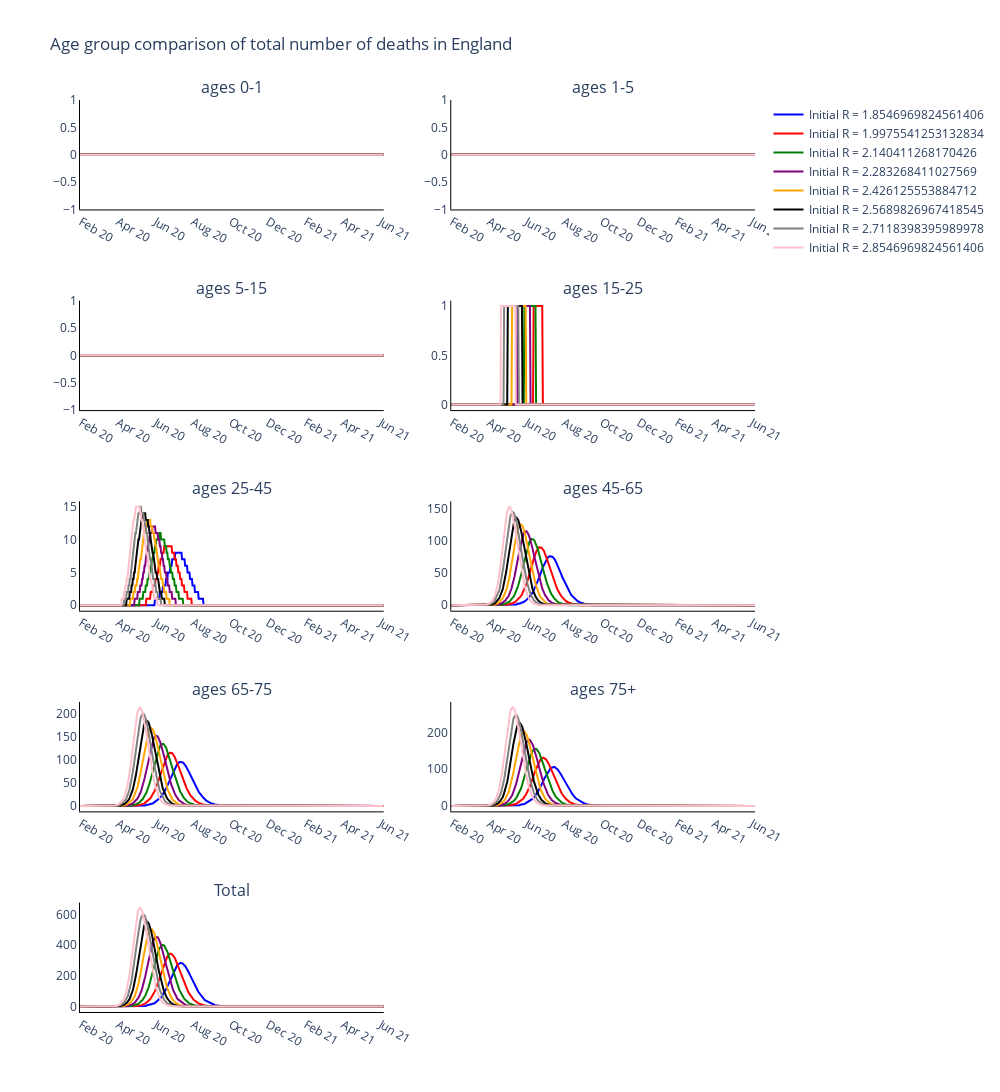

The notebook cell this image was saved under:
### Code cell
# Trace names - represent the solver used for the simulation
trace_name = ['Initial R = {}'.format(initial_r) for initial_r in initial_rs]

fig = go.Figure()

fig = make_subplots(
    rows=int(np.ceil((len(age_groups)+1)/2)), cols=2, subplot_titles=tuple(['ages {}'.format(age) for age in age_groups] + ['Total'])
)

# Plot (bar chart cases each day)
for ir, initial_r in enumerate(initial_rs):
    for a, age in enumerate(age_groups):
        if a == 0: 
            fig.add_trace(
                go.Scatter(
                    x=times[1:],
                    y=deaths_data[ir][:, a].tolist(),
                    line_color=colours[ir],
                    name=trace_name[ir]
                ),
                row= int(np.floor(a / 2)) + 1,
                col= a % 2 + 1
            )

        else:
            fig.add_trace(
                go.Scatter(
                    x=times[1:],
                    y=deaths_data[ir][:, a].tolist(),
                    showlegend=False,
                    line_color=colours[ir],
                    name=trace_name[ir]
                ),
                row= int(np.floor(a / 2)) + 1,
                col= a % 2 + 1
            )

    fig.add_trace(
        go.Scatter(
            x=times[1:],
            y=deaths_data[ir].sum(axis=1).tolist(),
            showlegend=False,
            line_color=colours[ir],
            name=trace_name[ir]
        ),
        row= int(np.ceil((len(age_groups)+1)/2)),
        col= 1
    )

# Add axis labels
fig.update_layout(
    boxmode='group',
    title='Age group comparison of total number of deaths in England', 
    height=1200,
    width=1000,
    plot_bgcolor='white',
    xaxis=dict(
        linecolor='black',
        tickvals=np.arange(3, total_days, 61).tolist(),
        ticktext=['Feb 20', 'Apr 20', 'Jun 20', 'Aug 20', 'Oct 20', 'Dec 20', 'Feb 21', 'Apr 21', 'Jun 21']),
    yaxis=dict(linecolor='black'),
    xaxis2=dict(
        linecolor='black',
        tickvals=np.arange(3, total_days, 61).tolist(),
        ticktext=['Feb 20', 'Apr 20', 'Jun 20', 'Aug 20', 'Oct 20', 'Dec 20', 'Feb 21', 'Apr 21', 'Jun 21']),
    yaxis2=dict(linecolor='black'),
    xaxis3=dict(
        linecolor='black',
        tickvals=np.arange(3, total_days, 61).tolist(),
        ticktext=['Feb 20', 'Apr 20', 'Jun 20', 'Aug 20', 'Oct 20', 'Dec 20', 'Feb 21', 'Apr 21', 'Jun 21']),
    yaxis3=dict(linecolor='black'),
    xaxis4=dict(
        linecolor='black',
        tickvals=np.arange(3, total_days, 61).tolist(),
        ticktext=['Feb 20', 'Apr 20', 'Jun 20', 'Aug 20', 'Oct 20', 'Dec 20', 'Feb 21', 'Apr 21', 'Jun 21']),
    yaxis4=dict(linecolor='black'),
    xaxis5=dict(
        linecolor='black',
        tickvals=np.arange(3, total_days, 61).tolist(),
        ticktext=['Feb 20', 'Apr 20', 'Jun 20', 'Aug 20', 'Oct 20', 'Dec 20', 'Feb 21', 'Apr 21', 'Jun 21']),
    yaxis5=dict(linecolor='black'),
    xaxis6=dict(
        linecolor='black',
        tickvals=np.arange(3, total_days, 61).tolist(),
        ticktext=['Feb 20', 'Apr 20', 'Jun 20', 'Aug 20', 'Oct 20', 'Dec 20', 'Feb 21', 'Apr 21', 'Jun 21']),
    yaxis6=dict(linecolor='black'),
    xaxis7=dict(
        linecolor='black',
        tickvals=np.arange(3, total_days, 61).tolist(),
        ticktext=['Feb 20', 'Apr 20', 'Jun 20', 'Aug 20', 'Oct 20', 'Dec 20', 'Feb 21', 'Apr 21', 'Jun 21']),
    yaxis7=dict(linecolor='black'),
    xaxis8=dict(
        linecolor='black',
        tickvals=np.arange(3, total_days, 61).tolist(),
        ticktext=['Feb 20', 'Apr 20', 'Jun 20', 'Aug 20', 'Oct 20', 'Dec 20', 'Feb 21', 'Apr 21', 'Jun 21']),
    yaxis8=dict(linecolor='black'),
    xaxis9=dict(
        linecolor='black',
        tickvals=np.arange(3, total_days, 61).tolist(),
        ticktext=['Feb 20', 'Apr 20', 'Jun 20', 'Aug 20', 'Oct 20', 'Dec 20', 'Feb 21', 'Apr 21', 'Jun 21']),
    yaxis9=dict(linecolor='black'))

fig.write_image('images/Deaths_r.pdf')
fig.show()

### Figure 1 — Plotly figure (JSON) as saved in the notebook; plotly's stock layout.template omitted (floating-point values rounded to 4 significant figures; data arrays with more than 128 entries replaced by an {"elided": "..."} marker saying what was removed)
{"data": [{"line": {"color": "blue"}, "name": "Initial R = 1.8546969824561406", "type": "scatter", "x": {"elided": "495 int values"}, "xaxis": "x", "y": {"elided": "496 int values"}, "yaxis": "y"}, {"line": {"color": "blue"}, "name": "Initial R = 1.8546969824561406", "showlegend": false, "type": "scatter", "x": {"elided": "495 int values"}, "xaxis": "x2", "y": {"elided": "496 int values"}, "yaxis": "y2"}, {"line": {"color": "blue"}, "name": "Initial R = 1.8546969824561406", "showlegend": false, "type": "scatter", "x": {"elided": "495 int values"}, "xaxis": "x3", "y": {"elided": "496 int values"}, "yaxis": "y3"}, {"line": {"color": "blue"}, "name": "Initial R = 1.8546969824561406", "showlegend": false, "type": "scatter", "x": {"elided": "495 int values"}, "xaxis": "x4", "y": {"elided": "496 int values"}, "yaxis": "y4"}, {"line": {"color": "blue"}, "name": "Initial R = 1.8546969824561406", "showlegend": false, "type": "scatter", "x": {"elided": "495 int values"}, "xaxis": "x5", "y": {"elided": "496 int values"}, "yaxis": "y5"}, {"line": {"color": "blue"}, "name": "Initial R = 1.8546969824561406", "showlegend": false, "type": "scatter", "x": {"elided": "495 int values"}, "xaxis": "x6", "y": {"elided": "496 int values"}, "yaxis": "y6"}, {"line": {"color": "blue"}, "name": "Initial R = 1.8546969824561406", "showlegend": false, "type": "scatter", "x": {"elided": "495 int values"}, "xaxis": "x7", "y": {"elided": "496 int values"}, "yaxis": "y7"}, {"line": {"color": "blue"}, "name": "Initial R = 1.8546969824561406", "showlegend": false, "type": "scatter", "x": {"elided": "495 int values"}, "xaxis": "x8", "y": {"elided": "496 int values"}, "yaxis": "y8"}, {"line": {"color": "blue"}, "name": "Initial R = 1.8546969824561406", "showlegend": false, "type": "scatter", "x": {"elided": "495 int values"}, "xaxis": "x9", "y": {"elided": "496 int values"}, "yaxis": "y9"}, {"line": {"color": "red"}, "name": "Initial R = 1.9975541253132834", "type": "scatter", "x": {"elided": "495 int values"}, "xaxis": "x", "y": {"elided": "496 int values"}, "yaxis": "y"}, {"line": {"color": "red"}, "name": "Initial R = 1.9975541253132834", "showlegend": false, "type": "scatter", "x": {"elided": "495 int values"}, "xaxis": "x2", "y": {"elided": "496 int values"}, "yaxis": "y2"}, {"line": {"color": "red"}, "name": "Initial R = 1.9975541253132834", "showlegend": false, "type": "scatter", "x": {"elided": "495 int values"}, "xaxis": "x3", "y": {"elided": "496 int values"}, "yaxis": "y3"}, {"line": {"color": "red"}, "name": "Initial R = 1.9975541253132834", "showlegend": false, "type": "scatter", "x": {"elided": "495 int values"}, "xaxis": "x4", "y": {"elided": "496 int values"}, "yaxis": "y4"}, {"line": {"color": "red"}, "name": "Initial R = 1.9975541253132834", "showlegend": false, "type": "scatter", "x": {"elided": "495 int values"}, "xaxis": "x5", "y": {"elided": "496 int values"}, "yaxis": "y5"}, {"line": {"color": "red"}, "name": "Initial R = 1.9975541253132834", "showlegend": false, "type": "scatter", "x": {"elided": "495 int values"}, "xaxis": "x6", "y": {"elided": "496 int values"}, "yaxis": "y6"}, {"line": {"color": "red"}, "name": "Initial R = 1.9975541253132834", "showlegend": false, "type": "scatter", "x": {"elided": "495 int values"}, "xaxis": "x7", "y": {"elided": "496 int values"}, "yaxis": "y7"}, {"line": {"color": "red"}, "name": "Initial R = 1.9975541253132834", "showlegend": false, "type": "scatter", "x": {"elided": "495 int values"}, "xaxis": "x8", "y": {"elided": "496 int values"}, "yaxis": "y8"}, {"line": {"color": "red"}, "name": "Initial R = 1.9975541253132834", "showlegend": false, "type": "scatter", "x": {"elided": "495 int values"}, "xaxis": "x9", "y": {"elided": "496 int values"}, "yaxis": "y9"}, {"line": {"color": "green"}, "name": "Initial R = 2.140411268170426", "type": "scatter", "x": {"elided": "495 int values"}, "xaxis": "x", "y": {"elided": "496 int values"}, "yaxis": "y"}, {"line": {"color": "green"}, "name": "Initial R = 2.140411268170426", "showlegend": false, "type": "scatter", "x": {"elided": "495 int values"}, "xaxis": "x2", "y": {"elided": "496 int values"}, "yaxis": "y2"}, {"line": {"color": "green"}, "name": "Initial R = 2.140411268170426", "showlegend": false, "type": "scatter", "x": {"elided": "495 int values"}, "xaxis": "x3", "y": {"elided": "496 int values"}, "yaxis": "y3"}, {"line": {"color": "green"}, "name": "Initial R = 2.140411268170426", "showlegend": false, "type": "scatter", "x": {"elided": "495 int values"}, "xaxis": "x4", "y": {"elided": "496 int values"}, "yaxis": "y4"}, {"line": {"color": "green"}, "name": "Initial R = 2.140411268170426", "showlegend": false, "type": "scatter", "x": {"elided": "495 int values"}, "xaxis": "x5", "y": {"elided": "496 int values"}, "yaxis": "y5"}, {"line": {"color": "green"}, "name": "Initial R = 2.140411268170426", "showlegend": false, "type": "scatter", "x": {"elided": "495 int values"}, "xaxis": "x6", "y": {"elided": "496 int values"}, "yaxis": "y6"}, {"line": {"color": "green"}, "name": "Initial R = 2.140411268170426", "showlegend": false, "type": "scatter", "x": {"elided": "495 int values"}, "xaxis": "x7", "y": {"elided": "496 int values"}, "yaxis": "y7"}, {"line": {"color": "green"}, "name": "Initial R = 2.140411268170426", "showlegend": false, "type": "scatter", "x": {"elided": "495 int values"}, "xaxis": "x8", "y": {"elided": "496 int values"}, "yaxis": "y8"}, {"line": {"color": "green"}, "name": "Initial R = 2.140411268170426", "showlegend": false, "type": "scatter", "x": {"elided": "495 int values"}, "xaxis": "x9", "y": {"elided": "496 int values"}, "yaxis": "y9"}, {"line": {"color": "purple"}, "name": "Initial R = 2.283268411027569", "type": "scatter", "x": {"elided": "495 int values"}, "xaxis": "x", "y": {"elided": "496 int values"}, "yaxis": "y"}, {"line": {"color": "purple"}, "name": "Initial R = 2.283268411027569", "showlegend": false, "type": "scatter", "x": {"elided": "495 int values"}, "xaxis": "x2", "y": {"elided": "496 int values"}, "yaxis": "y2"}, {"line": {"color": "purple"}, "name": "Initial R = 2.283268411027569", "showlegend": false, "type": "scatter", "x": {"elided": "495 int values"}, "xaxis": "x3", "y": {"elided": "496 int values"}, "yaxis": "y3"}, {"line": {"color": "purple"}, "name": "Initial R = 2.283268411027569", "showlegend": false, "type": "scatter", "x": {"elided": "495 int values"}, "xaxis": "x4", "y": {"elided": "496 int values"}, "yaxis": "y4"}, {"line": {"color": "purple"}, "name": "Initial R = 2.283268411027569", "showlegend": false, "type": "scatter", "x": {"elided": "495 int values"}, "xaxis": "x5", "y": {"elided": "496 int values"}, "yaxis": "y5"}, {"line": {"color": "purple"}, "name": "Initial R = 2.283268411027569", "showlegend": false, "type": "scatter", "x": {"elided": "495 int values"}, "xaxis": "x6", "y": {"elided": "496 int values"}, "yaxis": "y6"}, {"line": {"color": "purple"}, "name": "Initial R = 2.283268411027569", "showlegend": false, "type": "scatter", "x": {"elided": "495 int values"}, "xaxis": "x7", "y": {"elided": "496 int values"}, "yaxis": "y7"}, {"line": {"color": "purple"}, "name": "Initial R = 2.283268411027569", "showlegend": false, "type": "scatter", "x": {"elided": "495 int values"}, "xaxis": "x8", "y": {"elided": "496 int values"}, "yaxis": "y8"}, {"line": {"color": "purple"}, "name": "Initial R = 2.283268411027569", "showlegend": false, "type": "scatter", "x": {"elided": "495 int values"}, "xaxis": "x9", "y": {"elided": "496 int values"}, "yaxis": "y9"}, {"line": {"color": "orange"}, "name": "Initial R = 2.426125553884712", "type": "scatter", "x": {"elided": "495 int values"}, "xaxis": "x", "y": {"elided": "496 int values"}, "yaxis": "y"}, {"line": {"color": "orange"}, "name": "Initial R = 2.426125553884712", "showlegend": false, "type": "scatter", "x": {"elided": "495 int values"}, "xaxis": "x2", "y": {"elided": "496 int values"}, "yaxis": "y2"}, {"line": {"color": "orange"}, "name": "Initial R = 2.426125553884712", "showlegend": false, "type": "scatter", "x": {"elided": "495 int values"}, "xaxis": "x3", "y": {"elided": "496 int values"}, "yaxis": "y3"}, {"line": {"color": "orange"}, "name": "Initial R = 2.426125553884712", "showlegend": false, "type": "scatter", "x": {"elided": "495 int values"}, "xaxis": "x4", "y": {"elided": "496 int values"}, "yaxis": "y4"}, {"line": {"color": "orange"}, "name": "Initial R = 2.426125553884712", "showlegend": false, "type": "scatter", "x": {"elided": "495 int values"}, "xaxis": "x5", "y": {"elided": "496 int values"}, "yaxis": "y5"}, {"line": {"color": "orange"}, "name": "Initial R = 2.426125553884712", "showlegend": false, "type": "scatter", "x": {"elided": "495 int values"}, "xaxis": "x6", "y": {"elided": "496 int values"}, "yaxis": "y6"}, {"line": {"color": "orange"}, "name": "Initial R = 2.426125553884712", "showlegend": false, "type": "scatter", "x": {"elided": "495 int values"}, "xaxis": "x7", "y": {"elided": "496 int values"}, "yaxis": "y7"}, {"line": {"color": "orange"}, "name": "Initial R = 2.426125553884712", "showlegend": false, "type": "scatter", "x": {"elided": "495 int values"}, "xaxis": "x8", "y": {"elided": "496 int values"}, "yaxis": "y8"}, {"line": {"color": "orange"}, "name": "Initial R = 2.426125553884712", "showlegend": false, "type": "scatter", "x": {"elided": "495 int values"}, "xaxis": "x9", "y": {"elided": "496 int values"}, "yaxis": "y9"}, {"line": {"color": "black"}, "name": "Initial R = 2.5689826967418545", "type": "scatter", "x": {"elided": "495 int values"}, "xaxis": "x", "y": {"elided": "496 int values"}, "yaxis": "y"}, {"line": {"color": "black"}, "name": "Initial R = 2.5689826967418545", "showlegend": false, "type": "scatter", "x": {"elided": "495 int values"}, "xaxis": "x2", "y": {"elided": "496 int values"}, "yaxis": "y2"}, {"line": {"color": "black"}, "name": "Initial R = 2.5689826967418545", "showlegend": false, "type": "scatter", "x": {"elided": "495 int values"}, "xaxis": "x3", "y": {"elided": "496 int values"}, "yaxis": "y3"}, {"line": {"color": "black"}, "name": "Initial R = 2.5689826967418545", "showlegend": false, "type": "scatter", "x": {"elided": "495 int values"}, "xaxis": "x4", "y": {"elided": "496 int values"}, "yaxis": "y4"}, {"line": {"color": "black"}, "name": "Initial R = 2.5689826967418545", "showlegend": false, "type": "scatter", "x": {"elided": "495 int values"}, "xaxis": "x5", "y": {"elided": "496 int values"}, "yaxis": "y5"}, {"line": {"color": "black"}, "name": "Initial R = 2.5689826967418545", "showlegend": false, "type": "scatter", "x": {"elided": "495 int values"}, "xaxis": "x6", "y": {"elided": "496 int values"}, "yaxis": "y6"}, {"line": {"color": "black"}, "name": "Initial R = 2.5689826967418545", "showlegend": false, "type": "scatter", "x": {"elided": "495 int values"}, "xaxis": "x7", "y": {"elided": "496 int values"}, "yaxis": "y7"}, {"line": {"color": "black"}, "name": "Initial R = 2.5689826967418545", "showlegend": false, "type": "scatter", "x": {"elided": "495 int values"}, "xaxis": "x8", "y": {"elided": "496 int values"}, "yaxis": "y8"}, {"line": {"color": "black"}, "name": "Initial R = 2.5689826967418545", "showlegend": false, "type": "scatter", "x": {"elided": "495 int values"}, "xaxis": "x9", "y": {"elided": "496 int values"}, "yaxis": "y9"}, {"line": {"color": "gray"}, "name": "Initial R = 2.7118398395989978", "type": "scatter", "x": {"elided": "495 int values"}, "xaxis": "x", "y": {"elided": "496 int values"}, "yaxis": "y"}, {"line": {"color": "gray"}, "name": "Initial R = 2.7118398395989978", "showlegend": false, "type": "scatter", "x": {"elided": "495 int values"}, "xaxis": "x2", "y": {"elided": "496 int values"}, "yaxis": "y2"}, {"line": {"color": "gray"}, "name": "Initial R = 2.7118398395989978", "showlegend": false, "type": "scatter", "x": {"elided": "495 int values"}, "xaxis": "x3", "y": {"elided": "496 int values"}, "yaxis": "y3"}, {"line": {"color": "gray"}, "name": "Initial R = 2.7118398395989978", "showlegend": false, "type": "scatter", "x": {"elided": "495 int values"}, "xaxis": "x4", "y": {"elided": "496 int values"}, "yaxis": "y4"}, {"line": {"color": "gray"}, "name": "Initial R = 2.7118398395989978", "showlegend": false, "type": "scatter", "x": {"elided": "495 int values"}, "xaxis": "x5", "y": {"elided": "496 int values"}, "yaxis": "y5"}, {"line": {"color": "gray"}, "name": "Initial R = 2.7118398395989978", "showlegend": false, "type": "scatter", "x": {"elided": "495 int values"}, "xaxis": "x6", "y": {"elided": "496 int values"}, "yaxis": "y6"}, {"line": {"color": "gray"}, "name": "Initial R = 2.7118398395989978", "showlegend": false, "type": "scatter", "x": {"elided": "495 int values"}, "xaxis": "x7", "y": {"elided": "496 int values"}, "yaxis": "y7"}, {"line": {"color": "gray"}, "name": "Initial R = 2.7118398395989978", "showlegend": false, "type": "scatter", "x": {"elided": "495 int values"}, "xaxis": "x8", "y": {"elided": "496 int values"}, "yaxis": "y8"}, {"line": {"color": "gray"}, "name": "Initial R = 2.7118398395989978", "showlegend": false, "type": "scatter", "x": {"elided": "495 int values"}, "xaxis": "x9", "y": {"elided": "496 int values"}, "yaxis": "y9"}, {"line": {"color": "pink"}, "name": "Initial R = 2.8546969824561406", "type": "scatter", "x": {"elided": "495 int values"}, "xaxis": "x", "y": {"elided": "496 int values"}, "yaxis": "y"}, {"line": {"color": "pink"}, "name": "Initial R = 2.8546969824561406", "showlegend": false, "type": "scatter", "x": {"elided": "495 int values"}, "xaxis": "x2", "y": {"elided": "496 int values"}, "yaxis": "y2"}, {"line": {"color": "pink"}, "name": "Initial R = 2.8546969824561406", "showlegend": false, "type": "scatter", "x": {"elided": "495 int values"}, "xaxis": "x3", "y": {"elided": "496 int values"}, "yaxis": "y3"}, {"line": {"color": "pink"}, "name": "Initial R = 2.8546969824561406", "showlegend": false, "type": "scatter", "x": {"elided": "495 int values"}, "xaxis": "x4", "y": {"elided": "496 int values"}, "yaxis": "y4"}, {"line": {"color": "pink"}, "name": "Initial R = 2.8546969824561406", "showlegend": false, "type": "scatter", "x": {"elided": "495 int values"}, "xaxis": "x5", "y": {"elided": "496 int values"}, "yaxis": "y5"}, {"line": {"color": "pink"}, "name": "Initial R = 2.8546969824561406", "showlegend": false, "type": "scatter", "x": {"elided": "495 int values"}, "xaxis": "x6", "y": {"elided": "496 int values"}, "yaxis": "y6"}, {"line": {"color": "pink"}, "name": "Initial R = 2.8546969824561406", "showlegend": false, "type": "scatter", "x": {"elided": "495 int values"}, "xaxis": "x7", "y": {"elided": "496 int values"}, "yaxis": "y7"}, {"line": {"color": "pink"}, "name": "Initial R = 2.8546969824561406", "showlegend": false, "type": "scatter", "x": {"elided": "495 int values"}, "xaxis": "x8", "y": {"elided": "496 int values"}, "yaxis": "y8"}, {"line": {"color": "pink"}, "name": "Initial R = 2.8546969824561406", "showlegend": false, "type": "scatter", "x": {"elided": "495 int values"}, "xaxis": "x9", "y": {"elided": "496 int values"}, "yaxis": "y9"}], "layout": {"annotations": [{"font": {"size": 16}, "showarrow": false, "text": "ages 0-1", "x": 0.225, "xanchor": "center", "xref": "paper", "y": 1, "yanchor": "bottom", "yref": "paper"}, {"font": {"size": 16}, "showarrow": false, "text": "ages 1-5", "x": 0.775, "xanchor": "center", "xref": "paper", "y": 1, "yanchor": "bottom", "yref": "paper"}, {"font": {"size": 16}, "showarrow": false, "text": "ages 5-15", "x": 0.225, "xanchor": "center", "xref": "paper", "y": 0.78, "yanchor": "bottom", "yref": "paper"}, {"font": {"size": 16}, "showarrow": false, "text": "ages 15-25", "x": 0.775, "xanchor": "center", "xref": "paper", "y": 0.78, "yanchor": "bottom", "yref": "paper"}, {"font": {"size": 16}, "showarrow": false, "text": "ages 25-45", "x": 0.225, "xanchor": "center", "xref": "paper", "y": 0.56, "yanchor": "bottom", "yref": "paper"}, {"font": {"size": 16}, "showarrow": false, "text": "ages 45-65", "x": 0.775, "xanchor": "center", "xref": "paper", "y": 0.56, "yanchor": "bottom", "yref": "paper"}, {"font": {"size": 16}, "showarrow": false, "text": "ages 65-75", "x": 0.225, "xanchor": "center", "xref": "paper", "y": 0.34, "yanchor": "bottom", "yref": "paper"}, {"font": {"size": 16}, "showarrow": false, "text": "ages 75+", "x": 0.775, "xanchor": "center", "xref": "paper", "y": 0.34, "yanchor": "bottom", "yref": "paper"}, {"font": {"size": 16}, "showarrow": false, "text": "Total", "x": 0.225, "xanchor": "center", "xref": "paper", "y": 0.12, "yanchor": "bottom", "yref": "paper"}], "boxmode": "group", "height": 1200, "plot_bgcolor": "white", "title": {"text": "Age group comparison of total number of deaths in England"}, "width": 1000, "xaxis": {"anchor": "y", "domain": [0, 0.45], "linecolor": "black", "ticktext": ["Feb 20", "Apr 20", "Jun 20", "Aug 20", "Oct 20", "Dec 20", "Feb 21", "Apr 21", "Jun 21"], "tickvals": [3, 64, 125, 186, 247, 308, 369, 430, 491]}, "xaxis10": {"anchor": "y10", "domain": [0.55, 1]}, "xaxis2": {"anchor": "y2", "domain": [0.55, 1], "linecolor": "black", "ticktext": ["Feb 20", "Apr 20", "Jun 20", "Aug 20", "Oct 20", "Dec 20", "Feb 21", "Apr 21", "Jun 21"], "tickvals": [3, 64, 125, 186, 247, 308, 369, 430, 491]}, "xaxis3": {"anchor": "y3", "domain": [0, 0.45], "linecolor": "black", "ticktext": ["Feb 20", "Apr 20", "Jun 20", "Aug 20", "Oct 20", "Dec 20", "Feb 21", "Apr 21", "Jun 21"], "tickvals": [3, 64, 125, 186, 247, 308, 369, 430, 491]}, "xaxis4": {"anchor": "y4", "domain": [0.55, 1], "linecolor": "black", "ticktext": ["Feb 20", "Apr 20", "Jun 20", "Aug 20", "Oct 20", "Dec 20", "Feb 21", "Apr 21", "Jun 21"], "tickvals": [3, 64, 125, 186, 247, 308, 369, 430, 491]}, "xaxis5": {"anchor": "y5", "domain": [0, 0.45], "linecolor": "black", "ticktext": ["Feb 20", "Apr 20", "Jun 20", "Aug 20", "Oct 20", "Dec 20", "Feb 21", "Apr 21", "Jun 21"], "tickvals": [3, 64, 125, 186, 247, 308, 369, 430, 491]}, "xaxis6": {"anchor": "y6", "domain": [0.55, 1], "linecolor": "black", "ticktext": ["Feb 20", "Apr 20", "Jun 20", "Aug 20", "Oct 20", "Dec 20", "Feb 21", "Apr 21", "Jun 21"], "tickvals": [3, 64, 125, 186, 247, 308, 369, 430, 491]}, "xaxis7": {"anchor": "y7", "domain": [0, 0.45], "linecolor": "black", "ticktext": ["Feb 20", "Apr 20", "Jun 20", "Aug 20", "Oct 20", "Dec 20", "Feb 21", "Apr 21", "Jun 21"], "tickvals": [3, 64, 125, 186, 247, 308, 369, 430, 491]}, "xaxis8": {"anchor": "y8", "domain": [0.55, 1], "linecolor": "black", "ticktext": ["Feb 20", "Apr 20", "Jun 20", "Aug 20", "Oct 20", "Dec 20", "Feb 21", "Apr 21", "Jun 21"], "tickvals": [3, 64, 125, 186, 247, 308, 369, 430, 491]}, "xaxis9": {"anchor": "y9", "domain": [0, 0.45], "linecolor": "black", "ticktext": ["Feb 20", "Apr 20", "Jun 20", "Aug 20", "Oct 20", "Dec 20", "Feb 21", "Apr 21", "Jun 21"], "tickvals": [3, 64, 125, 186, 247, 308, 369, 430, 491]}, "yaxis": {"anchor": "x", "domain": [0.88, 1], "linecolor": "black"}, "yaxis10": {"anchor": "x10", "domain": [0, 0.12]}, "yaxis2": {"anchor": "x2", "domain": [0.88, 1], "linecolor": "black"}, "yaxis3": {"anchor": "x3", "domain": [0.66, 0.78], "linecolor": "black"}, "yaxis4": {"anchor": "x4", "domain": [0.66, 0.78], "linecolor": "black"}, "yaxis5": {"anchor": "x5", "domain": [0.44, 0.56], "linecolor": "black"}, "yaxis6": {"anchor": "x6", "domain": [0.44, 0.56], "linecolor": "black"}, "yaxis7": {"anchor": "x7", "domain": [0.22, 0.34], "linecolor": "black"}, "yaxis8": {"anchor": "x8", "domain": [0.22, 0.34], "linecolor": "black"}, "yaxis9": {"anchor": "x9", "domain": [0, 0.12], "linecolor": "black"}}}
